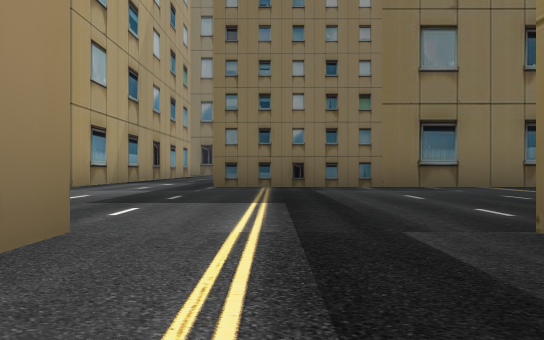
View 1 (above)

24 first-person views from a walk through a world built for the Gazebo simulator. The camera is 1.2 m above the floor, looks level and sees 70° across. The floor is counted in squares, 5 m on a side. Each view is taken from the middle of a square. On the plan, view 1 faces up. The plan holds only what a view shows up to about 9 squares ahead; the rest is blank. The place goes on beyond the plan.

View 2
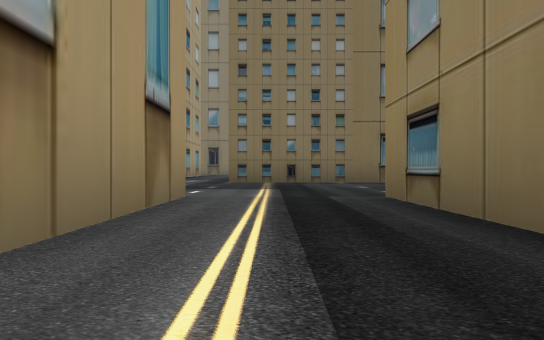

View 3
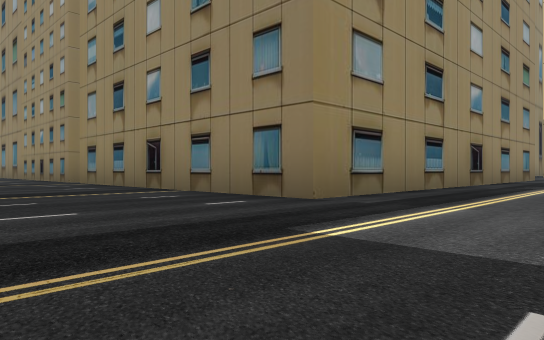

View 4
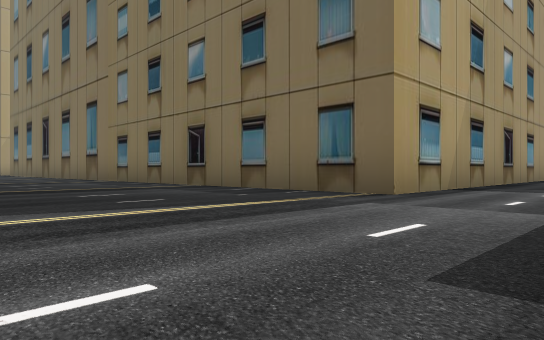

View 5
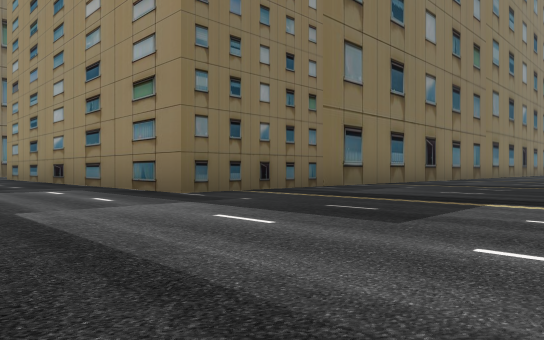

View 6
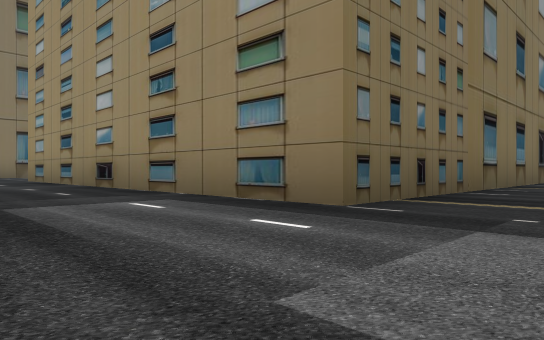

View 7
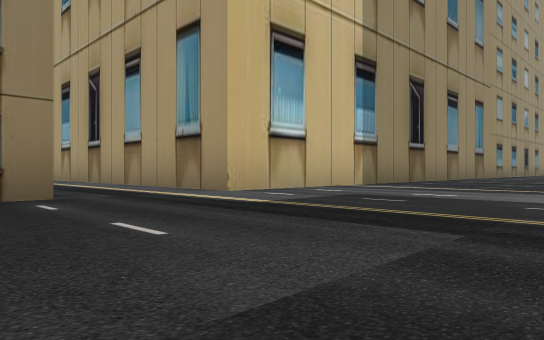

View 8
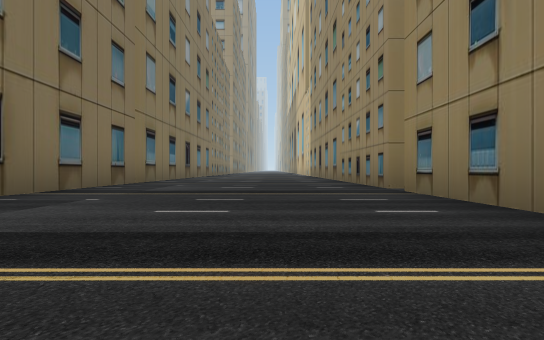

View 9
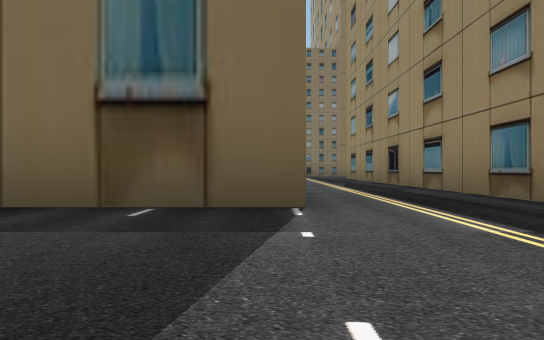

View 10
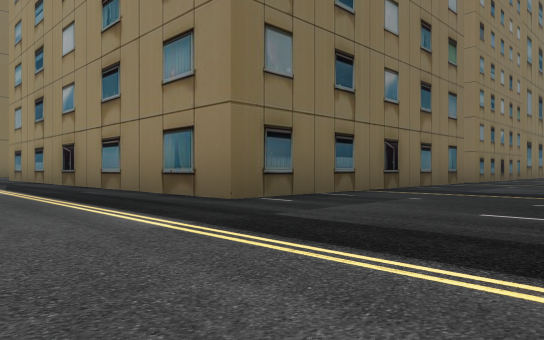

View 11
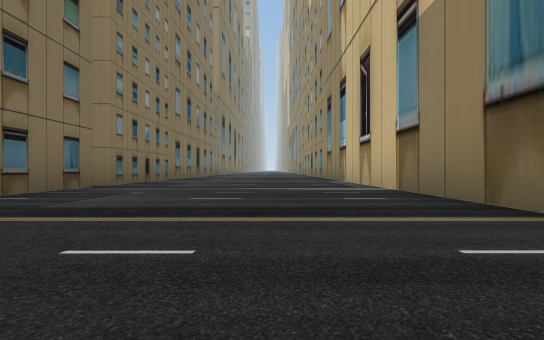

View 12
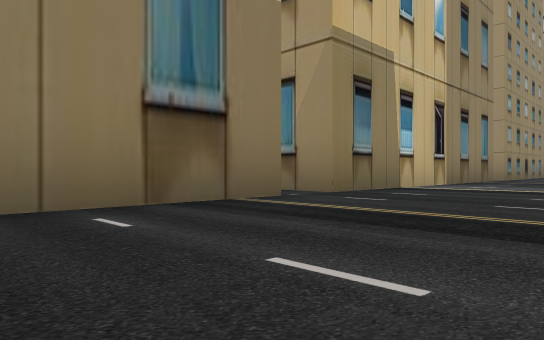

View 13
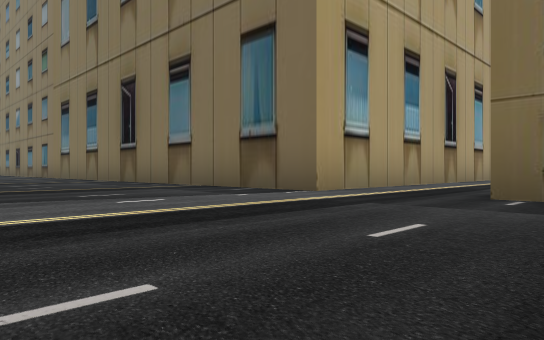

View 14
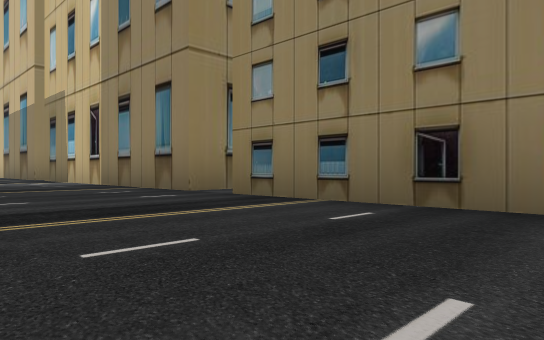

View 15
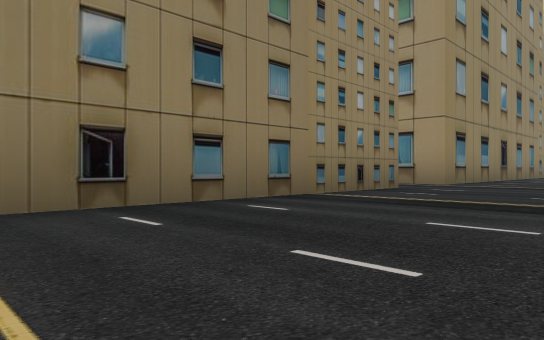

View 16
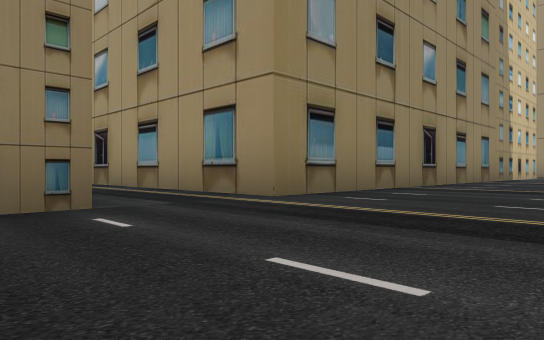

View 17
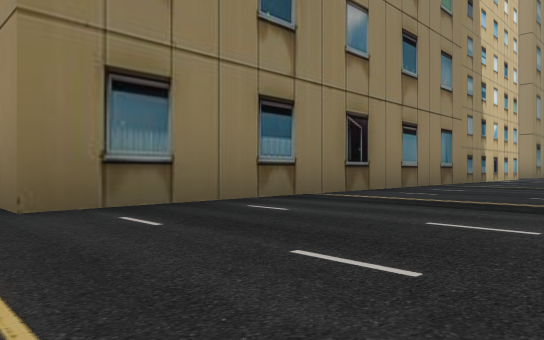

View 18
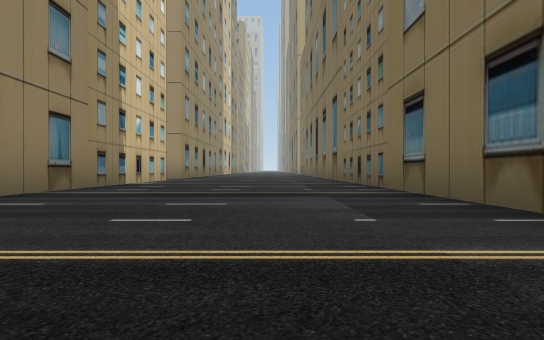

View 19
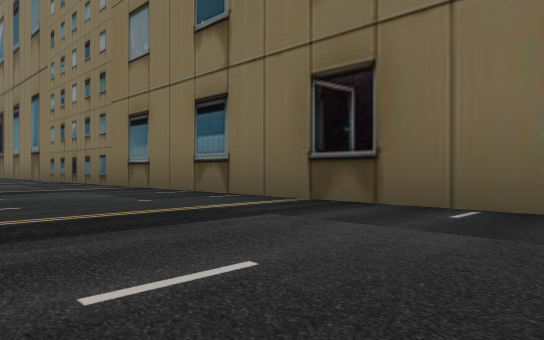

View 20
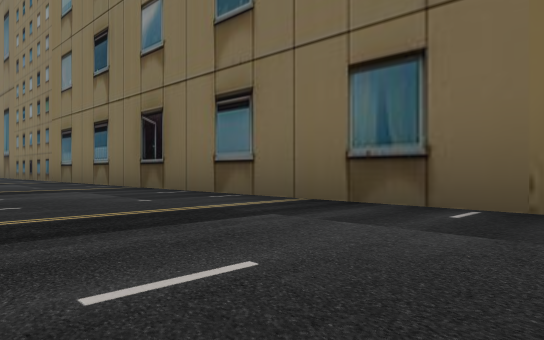

View 21
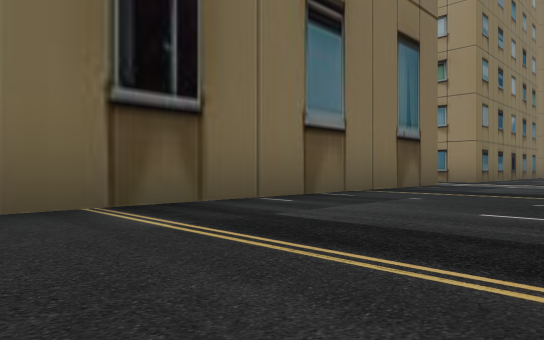

View 22
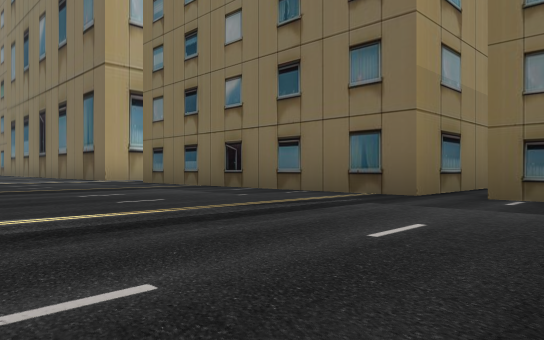

View 23
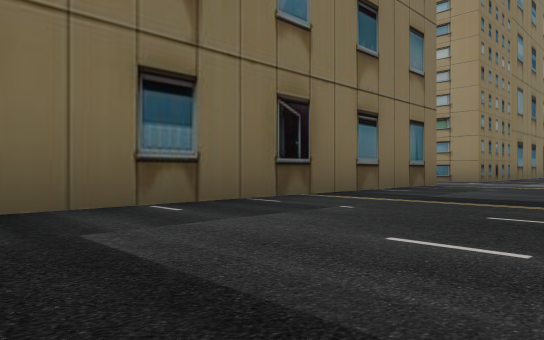

View 24
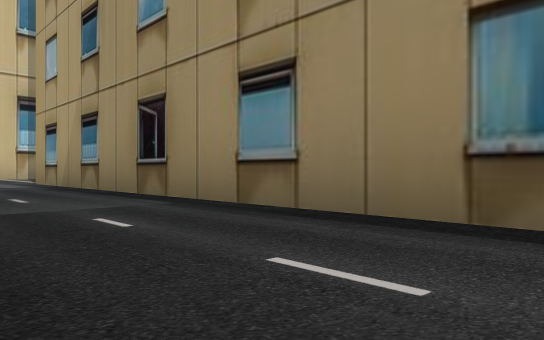

### Floor plan
Key: @ floor where view 1 was taken; . floor; B building.
Columns run from 21 left of view 1 to 8 right of it. Each row starts with its distance up from view 1.
 13                   B..B
 12                   B..B
 11                   B..B
 10                   B..B
  9                   B..B
  8                   B..B
  7                   B..B
  6            BBBBBBBB..BBBBBBBBB
  5            ...................
  4            ...................
  3             ..................
  2               ................
  1               BBBBBBB.BBBBBBBB
  0                     B@B
 -1                     B.B
 -2                     B.B
 -3                     B.B
 -4                     B.B    B
 -5                     B.B    B
 -6 BBBBBBBBBBBB  BBBBBBB.BBBBBBBB
 -7 ............  ................
 -8 ..............................
 -9 ..............................
-10 ..............................
-11 BBBBBBBBB..BBBBBBBBBBBB.BBBBBB
-12         B..
-13         B.
-14         B.
-15         B

Where each view was taken, in squares from view 1:
view 1: 0 up, 0 right, facing up
view 2: 2 down, 0 right, facing up
view 3: 4 up, 1 left, facing down-right
view 4: 2 up, 1 left, facing up-left
view 5: 2 up, 3 left, facing up-right
view 6: 4 up, 3 left, facing up-right
view 7: 5 up, 2 right, facing down-left
view 8: 3 up, 2 right, facing right
view 9: 9 down, 1 left, facing up
view 10: 9 down, 1 left, facing up-right
view 11: 9 down, 1 right, facing right
view 12: 8 down, 5 right, facing down-left
view 13: 10 down, 2 right, facing up-left
view 14: 8 down, 8 left, facing down-right
view 15: 8 down, 6 left, facing down-left
view 16: 8 down, 10 left, facing down-left
view 17: 8 down, 12 left, facing down-left
view 18: 8 down, 14 left, facing left
view 19: 9 down, 13 left, facing up-left
view 20: 9 down, 10 left, facing up-left
view 21: 9 down, 7 left, facing up-right
view 22: 10 down, 8 right, facing up-left
view 23: 3 up, 9 left, facing up-right
view 24: 13 up, 1 left, facing down-left
